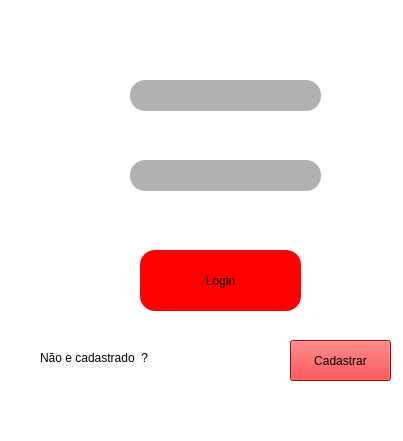
<?xml version="1.0" encoding="UTF-8"?>
<ui version="4.0">
 <class>MainWindow</class>
 <widget class="QMainWindow" name="MainWindow">
  <property name="geometry">
   <rect>
    <x>0</x>
    <y>0</y>
    <width>403</width>
    <height>441</height>
   </rect>
  </property>
  <property name="windowTitle">
   <string>MainWindow</string>
  </property>
  <property name="styleSheet">
   <string notr="true">background-color: rgb(255, 255, 255);</string>
  </property>
  <widget class="QWidget" name="centralwidget">
   <widget class="QPushButton" name="pushButton">
    <property name="geometry">
     <rect>
      <x>140</x>
      <y>250</y>
      <width>161</width>
      <height>61</height>
     </rect>
    </property>
    <property name="styleSheet">
     <string notr="true">background-color: rgb(255, 0, 0);
font: 87 12pt &quot;Arial Black&quot;;
border-radius:15px;
border-style:outeset;
border-widht:2px;
border-color:black;</string>
    </property>
    <property name="text">
     <string>Login</string>
    </property>
   </widget>
   <widget class="QLineEdit" name="lineEdit">
    <property name="geometry">
     <rect>
      <x>130</x>
      <y>80</y>
      <width>191</width>
      <height>31</height>
     </rect>
    </property>
    <property name="styleSheet">
     <string notr="true">background-color: rgb(177, 177, 177);
border-radius:15px;
border-style:outeset;
border-widht:2px;
border-color:gray;</string>
    </property>
   </widget>
   <widget class="QLineEdit" name="lineEdit_2">
    <property name="geometry">
     <rect>
      <x>130</x>
      <y>160</y>
      <width>191</width>
      <height>31</height>
     </rect>
    </property>
    <property name="styleSheet">
     <string notr="true">background-color: rgb(177, 177, 177);
border-radius:15px;
border-style:outeset;
border-widht:2px;</string>
    </property>
   </widget>
   <widget class="QLabel" name="label">
    <property name="geometry">
     <rect>
      <x>40</x>
      <y>350</y>
      <width>171</width>
      <height>16</height>
     </rect>
    </property>
    <property name="styleSheet">
     <string notr="true">font: 12pt &quot;MS Shell Dlg 2&quot;;</string>
    </property>
    <property name="text">
     <string>Não e cadastrado  ?</string>
    </property>
   </widget>
   <widget class="QPushButton" name="pushButton_2">
    <property name="geometry">
     <rect>
      <x>290</x>
      <y>340</y>
      <width>101</width>
      <height>41</height>
     </rect>
    </property>
    <property name="styleSheet">
     <string notr="true">background-color: rgb(255, 0, 0);
font: 12pt &quot;MS Shell Dlg 2&quot;;</string>
    </property>
    <property name="text">
     <string>Cadastrar</string>
    </property>
   </widget>
   <widget class="QLabel" name="label_2">
    <property name="geometry">
     <rect>
      <x>90</x>
      <y>70</y>
      <width>41</width>
      <height>61</height>
     </rect>
    </property>
    <property name="text">
     <string/>
    </property>
    <property name="pixmap">
     <pixmap>12606888691574055270-32.png</pixmap>
    </property>
   </widget>
   <widget class="QLabel" name="label_3">
    <property name="geometry">
     <rect>
      <x>90</x>
      <y>150</y>
      <width>47</width>
      <height>51</height>
     </rect>
    </property>
    <property name="text">
     <string/>
    </property>
    <property name="pixmap">
     <pixmap>11993624801548336254-32.png</pixmap>
    </property>
   </widget>
   <widget class="QLabel" name="label_4">
    <property name="geometry">
     <rect>
      <x>130</x>
      <y>210</y>
      <width>211</width>
      <height>20</height>
     </rect>
    </property>
    <property name="styleSheet">
     <string notr="true">background-color: rgb(255, 255, 255);</string>
    </property>
    <property name="text">
     <string/>
    </property>
   </widget>
   <zorder>label_2</zorder>
   <zorder>label_3</zorder>
   <zorder>pushButton</zorder>
   <zorder>lineEdit</zorder>
   <zorder>lineEdit_2</zorder>
   <zorder>label</zorder>
   <zorder>pushButton_2</zorder>
   <zorder>label_4</zorder>
  </widget>
  <widget class="QMenuBar" name="menubar">
   <property name="geometry">
    <rect>
     <x>0</x>
     <y>0</y>
     <width>403</width>
     <height>21</height>
    </rect>
   </property>
  </widget>
  <widget class="QStatusBar" name="statusbar"/>
 </widget>
 <resources/>
 <connections/>
</ui>
